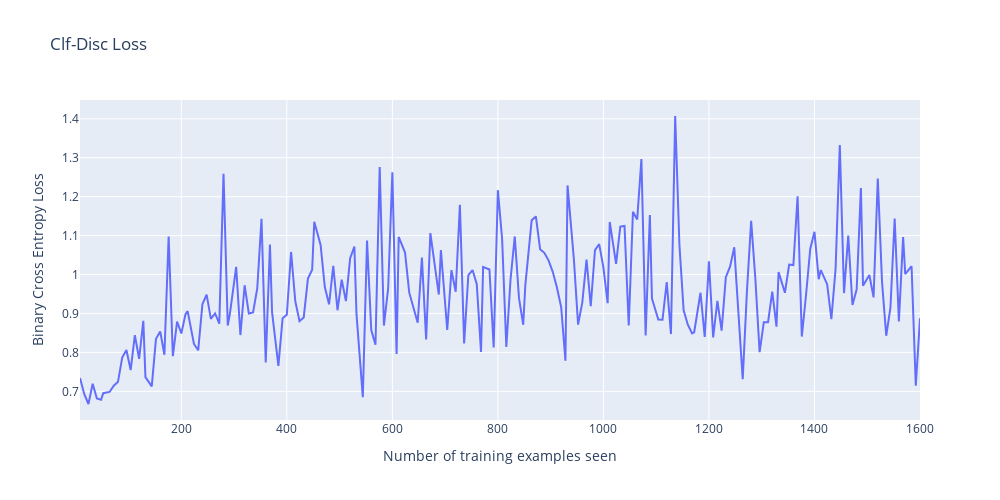

Notebook cell for this chart:
### Code cell
fig = go.Figure()
fig.add_trace(go.Scatter(x=clf_disc_train_counter, y=clf_disc_losses, mode='lines', name='Clf-Disc Train Loss'))
fig.update_layout(
    width=1000,
    height=500,
    title="Clf-Disc Loss",
    xaxis_title="Number of training examples seen",
    yaxis_title="Binary Cross Entropy Loss"),
fig.show()
fig.write_image(output_path+"/Clf-Disc Loss.pdf")

data = {
    'Number of training examples seen': clf_disc_train_counter,
    'Clf-Disc Train Loss': clf_disc_losses
}

df = pd.DataFrame(data)
plt.figure(figsize=(10, 5))
sns.lineplot(data=df, x='Number of training examples seen', y='Clf-Disc Train Loss', label='Clf-Disc Train Loss')
plt.title("Clf-Disc Loss")
plt.xlabel("Number of training examples seen")
plt.ylabel("Binary Cross Entropy Loss")
plt.savefig(output_path+"/Clf-Disc Loss.eps", format='eps', bbox_inches='tight')
plt.savefig(output_path+"/Clf-Disc Loss.png", format='png', bbox_inches='tight',dpi=300)
plt.show()

### Figure 1 — Plotly figure (JSON) as saved in the notebook; plotly's stock layout.template omitted (floating-point values rounded to 4 significant figures; data arrays with more than 128 entries replaced by an {"elided": "..."} marker saying what was removed)
{"data": [{"mode": "lines", "name": "Clf-Disc Train Loss", "type": "scatter", "x": {"elided": "200 int values"}, "y": {"elided": "200 float values"}}], "layout": {"height": 500, "title": {"text": "Clf-Disc Loss"}, "width": 1000, "xaxis": {"title": {"text": "Number of training examples seen"}}, "yaxis": {"title": {"text": "Binary Cross Entropy Loss"}}}}
